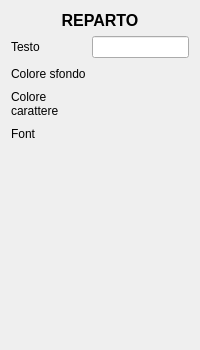
<?xml version="1.0" encoding="UTF-8"?>
<ui version="4.0">
 <class>dettagliReparto</class>
 <widget class="QWidget" name="dettagliReparto">
  <property name="geometry">
   <rect>
    <x>0</x>
    <y>0</y>
    <width>200</width>
    <height>350</height>
   </rect>
  </property>
  <property name="windowTitle">
   <string>Form</string>
  </property>
  <layout class="QVBoxLayout" name="verticalLayout">
   <item>
    <widget class="QLabel" name="label_2">
     <property name="font">
      <font>
       <pointsize>12</pointsize>
       <weight>75</weight>
       <bold>true</bold>
      </font>
     </property>
     <property name="text">
      <string>REPARTO</string>
     </property>
     <property name="alignment">
      <set>Qt::AlignCenter</set>
     </property>
    </widget>
   </item>
   <item>
    <layout class="QGridLayout" name="gridLayout">
     <item row="0" column="0">
      <widget class="QLabel" name="label">
       <property name="text">
        <string>Testo</string>
       </property>
      </widget>
     </item>
     <item row="0" column="1" colspan="2">
      <widget class="QLineEdit" name="testoReparto"/>
     </item>
     <item row="1" column="0">
      <widget class="QLabel" name="label_3">
       <property name="text">
        <string>Colore sfondo</string>
       </property>
       <property name="wordWrap">
        <bool>true</bool>
       </property>
      </widget>
     </item>
     <item row="1" column="1">
      <widget class="QPictureButton" name="sfondoBtn" native="true">
       <property name="maximumSize">
        <size>
         <width>50</width>
         <height>50</height>
        </size>
       </property>
       <property name="toolTip">
        <string/>
       </property>
       <property name="whatsThis">
        <string/>
       </property>
       <property name="text" stdset="0">
        <string/>
       </property>
      </widget>
     </item>
     <item row="1" column="2">
      <spacer name="horizontalSpacer">
       <property name="orientation">
        <enum>Qt::Horizontal</enum>
       </property>
       <property name="sizeHint" stdset="0">
        <size>
         <width>40</width>
         <height>20</height>
        </size>
       </property>
      </spacer>
     </item>
     <item row="2" column="0">
      <widget class="QLabel" name="label_5">
       <property name="text">
        <string>Colore carattere</string>
       </property>
       <property name="wordWrap">
        <bool>true</bool>
       </property>
      </widget>
     </item>
     <item row="2" column="1">
      <widget class="QPictureButton" name="carattereBtn" native="true">
       <property name="maximumSize">
        <size>
         <width>50</width>
         <height>50</height>
        </size>
       </property>
       <property name="toolTip">
        <string/>
       </property>
       <property name="whatsThis">
        <string/>
       </property>
       <property name="text" stdset="0">
        <string/>
       </property>
      </widget>
     </item>
     <item row="2" column="2">
      <spacer name="horizontalSpacer_2">
       <property name="orientation">
        <enum>Qt::Horizontal</enum>
       </property>
       <property name="sizeHint" stdset="0">
        <size>
         <width>40</width>
         <height>20</height>
        </size>
       </property>
      </spacer>
     </item>
     <item row="3" column="0">
      <widget class="QLabel" name="label_4">
       <property name="text">
        <string>Font</string>
       </property>
      </widget>
     </item>
     <item row="3" column="1">
      <widget class="QPictureButton" name="fontBtn" native="true">
       <property name="maximumSize">
        <size>
         <width>50</width>
         <height>50</height>
        </size>
       </property>
       <property name="toolTip">
        <string/>
       </property>
       <property name="whatsThis">
        <string/>
       </property>
       <property name="text" stdset="0">
        <string>abc</string>
       </property>
      </widget>
     </item>
     <item row="3" column="2">
      <spacer name="horizontalSpacer_3">
       <property name="orientation">
        <enum>Qt::Horizontal</enum>
       </property>
       <property name="sizeHint" stdset="0">
        <size>
         <width>40</width>
         <height>20</height>
        </size>
       </property>
      </spacer>
     </item>
    </layout>
   </item>
   <item>
    <spacer name="verticalSpacer">
     <property name="orientation">
      <enum>Qt::Vertical</enum>
     </property>
     <property name="sizeHint" stdset="0">
      <size>
       <width>20</width>
       <height>128</height>
      </size>
     </property>
    </spacer>
   </item>
  </layout>
 </widget>
 <customwidgets>
  <customwidget>
   <class>QPictureButton</class>
   <extends>QWidget</extends>
   <header>QPictureButton.h</header>
  </customwidget>
 </customwidgets>
 <resources/>
 <connections/>
 <slots>
  <slot>testoChanged(QString)</slot>
  <slot>returnOK()</slot>
 </slots>
</ui>
